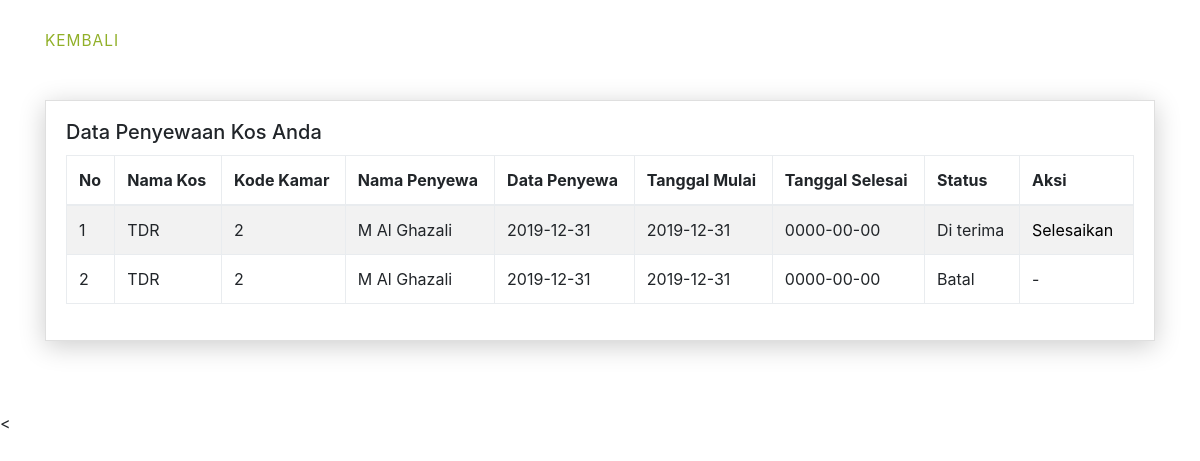
The page /pemilik/datasewa.php (signed in) on the database its author committed.
### tables this page shows
CREATE TABLE `sewa` (
  `kode_sewa` varchar(8) NOT NULL,
  `kdkamar` varchar(5) NOT NULL,
  `nopenyewa` varchar(5) NOT NULL,
  `data_penyewa` text NOT NULL,
  `tgl_mulai` date NOT NULL,
  `tgl_selesai` date NOT NULL,
  `status_sewa` int(1) NOT NULL DEFAULT '1' COMMENT '0= cancel 1= wait acc 2 = acc 3= reject 4 = done',
  `create_at` datetime NOT NULL DEFAULT CURRENT_TIMESTAMP
);

CREATE TABLE `tbkos` (
  `kdkos` int(5) NOT NULL,
  `namakos` varchar(20) NOT NULL,
  `alamat` varchar(30) NOT NULL,
  `jemuran` int(2) DEFAULT NULL,
  `jeniskos` varchar(2) NOT NULL,
  `kamarmandi` int(2) DEFAULT NULL,
  `Parkiran` int(2) DEFAULT NULL,
  `kampus` int(5) DEFAULT NULL,
  `dapur` int(2) DEFAULT NULL,
  `televisi` int(2) DEFAULT NULL,
  `wifi` int(2) DEFAULT NULL,
  `warungmakan` int(2) DEFAULT NULL,
  `masjid` int(2) DEFAULT NULL,
  `atm` int(2) DEFAULT NULL,
  `minimarket` int(2) DEFAULT NULL,
  `kdpemilik` varchar(5) NOT NULL,
  `fotokos` varchar(191) NOT NULL,
  `fotokos1` varchar(191) NOT NULL
);

CREATE TABLE `tbpenyewa` (
  `nopenyewa` int(5) NOT NULL,
  `noktp` varchar(16) NOT NULL,
  `nama` varchar(30) NOT NULL,
  `alamat` varchar(30) NOT NULL,
  `nohp` varchar(15) NOT NULL,
  `username` varchar(10) NOT NULL,
  `password` varchar(20) NOT NULL,
  `email` varchar(30) NOT NULL,
  `fotoktp` varchar(191) NOT NULL,
  `fotoprofil` varchar(192) NOT NULL
);

### koneksi.php (called while the page is built, shortened)
<?php
$base_url = "http://localhost/carikos/project/";
?>

### pemilik/datasewa.php (the view, shortened to what this page needs)
<?php
include 'inc/header.php';
$ceksewa = mysqli_query($koneksi, "SELECT a.*, b.harga, c.namakos, c.kdpemilik, d.nama as namapenyewa from sewa a
left join tbkamar b on a.kdkamar=b.kdkamar
left join tbpenyewa d on a.nopenyewa=d.nopenyewa
left join tbkos c on b.kdkos=c.kdkos where c.kdpemilik='$_SESSION[kode]' order by a.create_at desc");
?>
<div class="container">
  <div class="card-group" style="margin-top: 100px; margin-bottom: 50px;">
    <div class="card" style="background-color: #fff; ">
      <div style="text-align:left;" class="card-body">
        <h5 class="card-title">Data Penyewaan Kos Anda</h5>
        <div class="table-responsive m-t-10">
          <table id="myTable" class="table table-bordered table-striped">
            <thead>
              <tr>
                <th>No</th>
                <th>Nama Kos</th>
                <th>Kode Kamar</th>
                <th>Nama Penyewa</th>
                <th>Data Penyewa</th>
                <th>Tanggal Mulai</th>
                <th>Tanggal Selesai</th>
                <th>Status</th>
                <th>Aksi</th>
              </tr>
            </thead>
            <tbody>
              <?php
              $nt = ['Batal', 'Menunggu Konfirmasi', 'Di terima', 'Di Tolak', 'Selesai'];
              $no = 1;
              while ($p = mysqli_fetch_assoc($ceksewa)) {
                ?>
                <tr>
                  <td><?= $no; ?></td>
                  <td><?= $p['namakos']; ?></td>
                  <td>
                    <?= $p['kdkamar'] ?>
                  </td>
                  <td><?= $p['namapenyewa'] ?></td>
                  <td>
                    <?= $p['tgl_mulai'] ?>
                  </td>
                  <td>
                    <?= $p['tgl_mulai'] ?>
                  </td>
                  <td>
                    <?= $p['tgl_selesai'] ?>
                  </td>
                  <td>
                    <?= $nt[$p['status_sewa']] ?>
                  </td>
                  <td>
                    <?php
                      $status = $p['status_sewa'];
                      if ($status == "1") { ?>
                      <a href="datasewa.php?id=<?= $p['kode_sewa']; ?>&aksi=reject" style="color: red;" onclick="return confirm('Apakah anda yakin ingin menolak penyewaan ini?')">Tolak</a>&nbsp;
                      <a href="datasewa.php?id=<?= $p['kode_sewa']; ?>&aksi=acc" onclick="return confirm('Apakah anda yakin ingin menerima penyewaan ini?')">Terima</a>&nbsp;
                    <?php
                      } else  if ($status == "2") { ?>
                      <a href="datasewa.php?id=<?= $p['kode_sewa']; ?>&aksi=selesai" onclick="return confirm('Apakah anda yakin ingin Menyelesaikan penyewaan ini?')">Selesaikan</a>&nbsp;
                    <?php
                      } else {
                        echo "-";
                      }
                      ?>
                  </td>
                </tr>
              <?php
                $no++;
              } ?>
            </tbody>
          </table>
        </div>
      </div>
    </div>
  </div>
</div>
<?php
include "inc/footer.php";
?>

### pemilik/inc/header.php (shortened to what this page needs)
<?php
include "../koneksi.php";
?>
<!DOCTYPE html>
<html lang="en">
<head>
    <link href="https://maxcdn.bootstrapcdn.com/font-awesome/latest/css/font-awesome.min.css" rel="stylesheet">
    <link href="<?= $base_url ?>css/aos.css" rel="stylesheet">
    <link href="<?= $base_url ?>styles/main.css" rel="stylesheet">
    <link href="<?= $base_url ?>css/bootstrap.min.css" rel="stylesheet">
    <link rel="stylesheet" href="<?= $base_url ?>penyewa/inc/chatstyle.css">
</head>
<body id="top">
    <header>
        <div class="profile-page sidebar-collapse">
            <nav class="navbar navbar-expand-lg fixed-top navbar-transparent bg-primary" color-on-scroll="400">
                <div class="container">
                    <div class="navbar-translate"><a style="color: #91b029 ;" class="navbar-brand" href="../profilpemilik.php" rel="tooltip">kembali</a>
                    </div>
                </div>
            </nav>
        </div>
    </header>
    <div class="page-content">

### pemilik/inc/footer.php (shortened to what this page needs)
</div>
<
</body>
</html>

### pemilik/inc/header.php (style rules this page uses)
body { background-image: url("../images/penyewa.png"); background-size: cover; }

### rows shown on the page
sewa: tbkos.namakos "TDR", kdkamar "2", tbpenyewa.nama "M Al Ghazali", tgl_mulai "2019-12-31", tgl_selesai "0000-00-00", status_sewa "Di terima"
sewa: tbkos.namakos "TDR", kdkamar "2", tbpenyewa.nama "M Al Ghazali", tgl_mulai "2019-12-31", tgl_selesai "0000-00-00", status_sewa "Batal"
